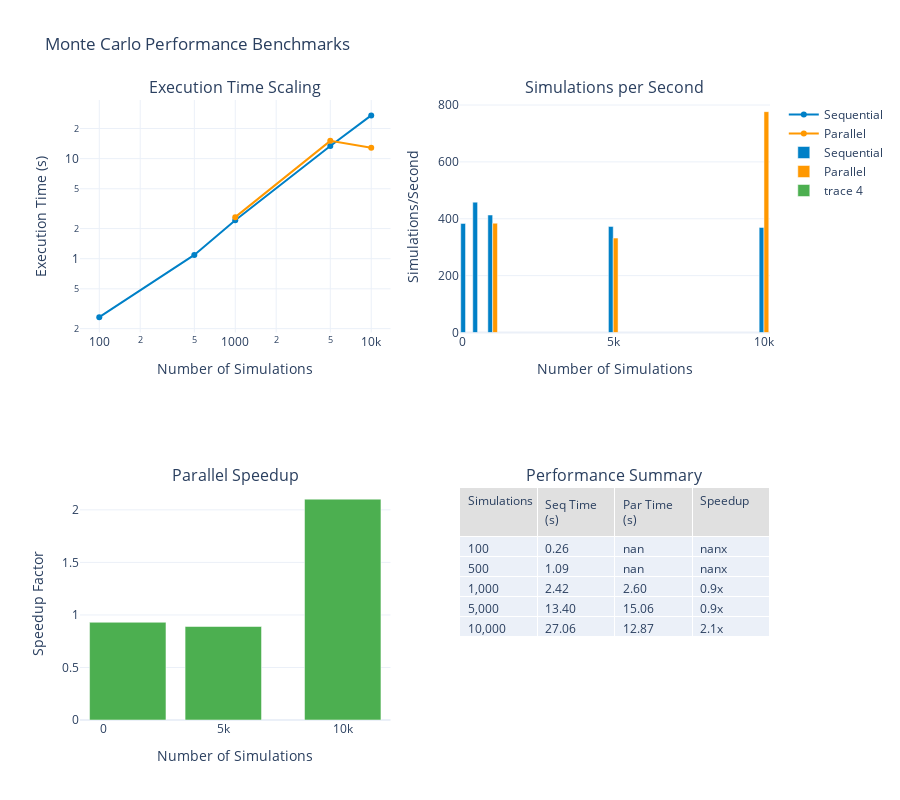

Notebook source saved alongside this figure:
### Markdown cell above
## 2. Performance Benchmarking

### Code cell
def benchmark_performance():
    """Benchmark Monte Carlo engine performance."""
    
    simulation_sizes = [100, 500, 1000, 5000, 10000]
    results = []
    
    for n_sims in simulation_sizes:
        # Sequential run
        engine_seq = setup_simulation_engine(n_simulations=n_sims, parallel=False)
        
        print(f"\nRunning {n_sims:,} simulations (sequential)...")
        start_time = time.time()
        results_seq = engine_seq.run()
        seq_time = time.time() - start_time
        
        # Parallel run (if n_sims >= 1000)
        if n_sims >= 1000:
            engine_par = setup_simulation_engine(n_simulations=n_sims, parallel=True)
            
            print(f"Running {n_sims:,} simulations (parallel)...")
            start_time = time.time()
            results_par = engine_par.run()
            par_time = time.time() - start_time
            
            speedup = seq_time / par_time if par_time > 0 else 1.0
        else:
            par_time = None
            speedup = None
        
        results.append({
            'n_simulations': n_sims,
            'sequential_time': seq_time,
            'parallel_time': par_time,
            'speedup': speedup,
            'sims_per_second_seq': n_sims / seq_time if seq_time > 0 else 0,
            'sims_per_second_par': n_sims / par_time if par_time else None
        })
    
    perf_df = pd.DataFrame(results)
    
    # Create performance visualization
    fig = make_subplots(
        rows=2, cols=2,
        subplot_titles=(
            'Execution Time Scaling',
            'Simulations per Second',
            'Parallel Speedup',
            'Performance Summary'
        ),
        specs=[
            [{'type': 'scatter'}, {'type': 'bar'}],
            [{'type': 'bar'}, {'type': 'table'}]
        ]
    )
    
    # Execution time scaling
    fig.add_trace(
        go.Scatter(
            x=perf_df['n_simulations'],
            y=perf_df['sequential_time'],
            mode='lines+markers',
            name='Sequential',
            line=dict(color=WSJ_COLORS['blue'], width=2)
        ),
        row=1, col=1
    )
    
    if perf_df['parallel_time'].notna().any():
        fig.add_trace(
            go.Scatter(
                x=perf_df[perf_df['parallel_time'].notna()]['n_simulations'],
                y=perf_df[perf_df['parallel_time'].notna()]['parallel_time'],
                mode='lines+markers',
                name='Parallel',
                line=dict(color=WSJ_COLORS['orange'], width=2)
            ),
            row=1, col=1
        )
    
    # Simulations per second
    fig.add_trace(
        go.Bar(
            x=perf_df['n_simulations'],
            y=perf_df['sims_per_second_seq'],
            name='Sequential',
            marker_color=WSJ_COLORS['blue']
        ),
        row=1, col=2
    )
    
    if perf_df['sims_per_second_par'].notna().any():
        fig.add_trace(
            go.Bar(
                x=perf_df[perf_df['sims_per_second_par'].notna()]['n_simulations'],
                y=perf_df[perf_df['sims_per_second_par'].notna()]['sims_per_second_par'],
                name='Parallel',
                marker_color=WSJ_COLORS['orange']
            ),
            row=1, col=2
        )
    
    # Parallel speedup
    if perf_df['speedup'].notna().any():
        fig.add_trace(
            go.Bar(
                x=perf_df[perf_df['speedup'].notna()]['n_simulations'],
                y=perf_df[perf_df['speedup'].notna()]['speedup'],
                marker_color=WSJ_COLORS['green']
            ),
            row=2, col=1
        )
    
    # Performance summary table
    fig.add_trace(
        go.Table(
            header=dict(
                values=['Simulations', 'Seq Time (s)', 'Par Time (s)', 'Speedup'],
                fill_color=WSJ_COLORS['light_gray'],
                align='left'
            ),
            cells=dict(
                values=[
                    [f'{x:,}' for x in perf_df['n_simulations']],
                    [f'{x:.2f}' for x in perf_df['sequential_time']],
                    [f'{x:.2f}' if x else '-' for x in perf_df['parallel_time']],
                    [f'{x:.1f}x' if x else '-' for x in perf_df['speedup']]
                ],
                align='left'
            )
        ),
        row=2, col=2
    )
    
    # Update layout
    fig.update_layout(
        height=800,
        showlegend=True,
        title_text="Monte Carlo Performance Benchmarks",
        template='plotly_white',
        barmode='group'
    )
    
    fig.update_xaxes(title_text="Number of Simulations", row=1, col=1, type='log')
    fig.update_xaxes(title_text="Number of Simulations", row=1, col=2)
    fig.update_xaxes(title_text="Number of Simulations", row=2, col=1)
    
    fig.update_yaxes(title_text="Execution Time (s)", row=1, col=1, type='log')
    fig.update_yaxes(title_text="Simulations/Second", row=1, col=2)
    fig.update_yaxes(title_text="Speedup Factor", row=2, col=1)
    
    fig.show()
    
    print("\nPerformance Summary:")
    print("="*70)
    print(perf_df.to_string(index=False))
    
    # Check if we meet performance targets
    if 10000 in perf_df['n_simulations'].values:
        idx_10k = perf_df[perf_df['n_simulations'] == 10000].index[0]
        time_10k = perf_df.loc[idx_10k, 'parallel_time'] or perf_df.loc[idx_10k, 'sequential_time']
        
        print(f"\n10K simulations completed in {time_10k:.2f}s")
        if time_10k < 10:
            print("✓ Performance target met: < 10s for 10K simulations")
        else:
            print("✗ Performance target not met (target: < 10s)")

# Run benchmarks
benchmark_performance()

### Figure 1 — Plotly figure (JSON) as saved in the notebook; plotly's stock layout.template omitted (floating-point values rounded to 4 significant figures)
{"data": [{"line": {"color": "#0080C7", "width": 2}, "mode": "lines+markers", "name": "Sequential", "type": "scatter", "x": [100, 500, 1000, 5000, 10000], "xaxis": "x", "y": [0.2607, 1.091, 2.42, 13.4, 27.06], "yaxis": "y"}, {"line": {"color": "#FF9800", "width": 2}, "mode": "lines+markers", "name": "Parallel", "type": "scatter", "x": [1000, 5000, 10000], "xaxis": "x", "y": [2.602, 15.06, 12.87], "yaxis": "y"}, {"marker": {"color": "#0080C7"}, "name": "Sequential", "type": "bar", "x": [100, 500, 1000, 5000, 10000], "xaxis": "x2", "y": [383.7, 458.5, 413.2, 373.1, 369.5], "yaxis": "y2"}, {"marker": {"color": "#FF9800"}, "name": "Parallel", "type": "bar", "x": [1000, 5000, 10000], "xaxis": "x2", "y": [384.3, 332.0, 776.8], "yaxis": "y2"}, {"marker": {"color": "#4CAF50"}, "type": "bar", "x": [1000, 5000, 10000], "xaxis": "x3", "y": [0.9301, 0.8898, 2.102], "yaxis": "y3"}, {"cells": {"align": "left", "values": [["100", "500", "1,000", "5,000", "10,000"], ["0.26", "1.09", "2.42", "13.40", "27.06"], ["nan", "nan", "2.60", "15.06", "12.87"], ["nanx", "nanx", "0.9x", "0.9x", "2.1x"]]}, "domain": {"x": [0.55, 1], "y": [0, 0.375]}, "header": {"align": "left", "fill": {"color": "#E0E0E0"}, "values": ["Simulations", "Seq Time (s)", "Par Time (s)", "Speedup"]}, "type": "table"}], "layout": {"annotations": [{"font": {"size": 16}, "showarrow": false, "text": "Execution Time Scaling", "x": 0.225, "xanchor": "center", "xref": "paper", "y": 1, "yanchor": "bottom", "yref": "paper"}, {"font": {"size": 16}, "showarrow": false, "text": "Simulations per Second", "x": 0.775, "xanchor": "center", "xref": "paper", "y": 1, "yanchor": "bottom", "yref": "paper"}, {"font": {"size": 16}, "showarrow": false, "text": "Parallel Speedup", "x": 0.225, "xanchor": "center", "xref": "paper", "y": 0.375, "yanchor": "bottom", "yref": "paper"}, {"font": {"size": 16}, "showarrow": false, "text": "Performance Summary", "x": 0.775, "xanchor": "center", "xref": "paper", "y": 0.375, "yanchor": "bottom", "yref": "paper"}], "barmode": "group", "height": 800, "showlegend": true, "title": {"text": "Monte Carlo Performance Benchmarks"}, "xaxis": {"anchor": "y", "domain": [0, 0.45], "title": {"text": "Number of Simulations"}, "type": "log"}, "xaxis2": {"anchor": "y2", "domain": [0.55, 1], "title": {"text": "Number of Simulations"}}, "xaxis3": {"anchor": "y3", "domain": [0, 0.45], "title": {"text": "Number of Simulations"}}, "yaxis": {"anchor": "x", "domain": [0.625, 1], "title": {"text": "Execution Time (s)"}, "type": "log"}, "yaxis2": {"anchor": "x2", "domain": [0.625, 1], "title": {"text": "Simulations/Second"}}, "yaxis3": {"anchor": "x3", "domain": [0, 0.375], "title": {"text": "Speedup Factor"}}}}
